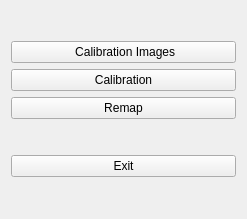
<?xml version="1.0" encoding="UTF-8"?>
<ui version="4.0">
 <class>DialogMenu</class>
 <widget class="QDialog" name="DialogMenu">
  <property name="geometry">
   <rect>
    <x>0</x>
    <y>0</y>
    <width>247</width>
    <height>219</height>
   </rect>
  </property>
  <property name="windowTitle">
   <string>Dialog</string>
  </property>
  <layout class="QVBoxLayout" name="verticalLayout_2">
   <item>
    <layout class="QVBoxLayout" name="verticalLayout">
     <item>
      <widget class="QPushButton" name="btnCalibrationImages">
       <property name="text">
        <string> Calibration Images</string>
       </property>
       <property name="autoDefault">
        <bool>false</bool>
       </property>
      </widget>
     </item>
     <item>
      <widget class="QPushButton" name="btnCalibration">
       <property name="text">
        <string>Calibration</string>
       </property>
       <property name="autoDefault">
        <bool>false</bool>
       </property>
      </widget>
     </item>
     <item>
      <widget class="QPushButton" name="btnRemap">
       <property name="text">
        <string>Remap</string>
       </property>
       <property name="autoDefault">
        <bool>false</bool>
       </property>
      </widget>
     </item>
    </layout>
   </item>
   <item>
    <widget class="QPushButton" name="btnExit">
     <property name="text">
      <string>Exit</string>
     </property>
     <property name="autoDefault">
      <bool>false</bool>
     </property>
    </widget>
   </item>
  </layout>
 </widget>
 <resources/>
 <connections/>
</ui>
